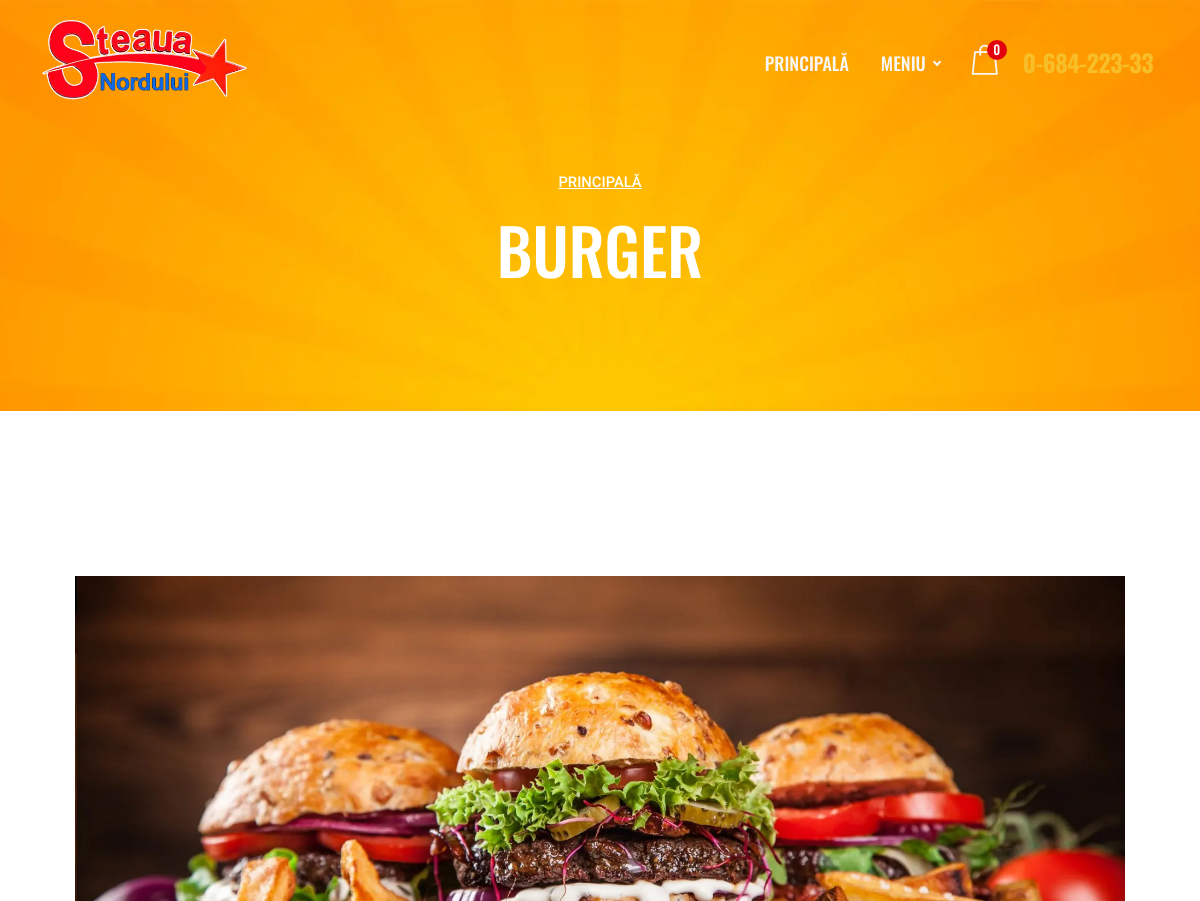
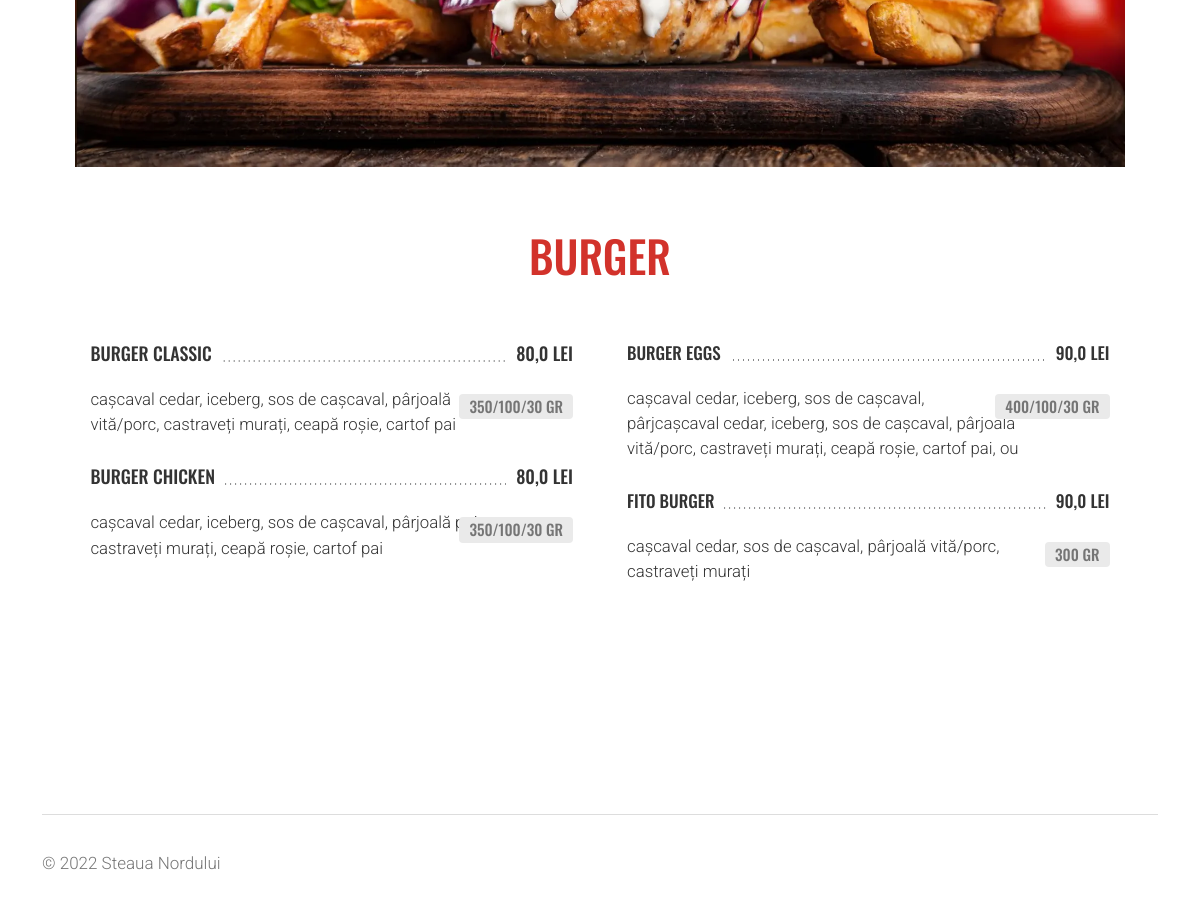
Screenshot of /burger/ with the database file from the repository (2 pictures, top to bottom).
### web/models.py (models this page shows, shortened)
class Category(models.Model):
    name = models.CharField(max_length=100, verbose_name='Наименование')
    slug = models.SlugField(unique=True, verbose_name='Псевдоним')
    parent_category = models.ForeignKey('self', null=True, blank=True, on_delete=models.CASCADE,
                                        related_name='subcategories', verbose_name='Родительская категория')
    icon = models.ImageField(upload_to='media/category_icons', blank=True, null=True, verbose_name='Иконка')
    foto = models.ImageField(upload_to='media/category_fotos', blank=True, null=True, verbose_name='Фото')
    class Meta:
        verbose_name = 'Категория'
        verbose_name_plural = 'Категории меню'
    def get_absolute_url(self):
        return reverse('category_detail', kwargs={'category_slug': self.slug})

class Product(models.Model):
    category = models.ForeignKey('Category', on_delete=models.SET_NULL, null=True, verbose_name='Категория')
    name = models.CharField(max_length=100, verbose_name='Наименование млд.')
    name_ru = models.CharField(max_length=100, verbose_name='Наименование рус.', blank=True, null=True)
    slug = models.SlugField(unique=True, verbose_name='Псевдоним')
    composition = models.CharField(max_length=250, verbose_name='Состав млд.', blank=True, null=True)
    composition_ru = models.CharField(max_length=250, verbose_name='Состав рус.', blank=True, null=True)
    volume_choice = models.ForeignKey('Volume', on_delete=models.SET_NULL, blank=True, null=True,
                                      verbose_name='Ед. изм')
    volume_1 = models.CharField(max_length=100, verbose_name='Объем/Вес', blank=True, null=True)
    price_1 = models.FloatField(verbose_name='Цена')
    image = models.ImageField(upload_to='media/images', blank=True, null=True, verbose_name='Фото')
    class Meta:
        verbose_name = 'Блюдо'
        verbose_name_plural = 'Блюда'
    def get_absolute_url(self):
        return reverse('product_detail', kwargs={'category_slug': self.category.slug, 'product_slug': self.slug})

class Volume(models.Model):
    name = models.CharField(max_length=4, blank=True, null=True, verbose_name='Наименование')
    class Meta:
        verbose_name = 'Ед. изм.'
        verbose_name_plural = 'Единицы имз.'
    def __str__(self):
        return self.name

### web/views.py (the view, shortened to what this page needs)
# urls.py: path('<str:category_slug>/', CategoryDetailView.as_view(), name='category_detail'),
class CategoryDetailView(views.generic.DetailView):
    model = Category
    template_name = 'category_detail.html'
    slug_url_kwarg = 'category_slug'
    context_object_name = 'category'
    def get_context_data(self, **kwargs):
        context = super().get_context_data(**kwargs)
        category = self.get_object()
        products = Product.objects.filter(category=category)
        total_products = len(products)
        half = total_products // 2
        left_products = products[:half + (total_products % 2)]
        right_products = products[half + (total_products % 2):]
        cart = Cart(self.request)
        cart_items_count = len(cart)  # Получаем количество товаров в корзине
        context['cart_items_count'] = cart_items_count
        context['left_products'] = left_products
        context['right_products'] = right_products
        subcategories = category.subcategories.all()
        subcategories_data = []
        context['subcategories_data'] = subcategories_data
        categories = Category.objects.all()
        context['categories'] = categories
        return context

### web/cart.py (called while the page is built)
    def __len__(self):
        return sum(item['quantity'] for item in self.cart.values())

### templates/category_detail.html
{% extends 'base.html' %}
{% load static %}
{% block content %}
		<div id="page" class="page">
			<div id="menu-page" class="page-hero-section division">
				<div class="container">
					<div class="row">
						<div class="col-lg-10 offset-lg-1">
							<div class="hero-txt text-center white-color">
								<div id="breadcrumb">
									<div class="row">
										<div class="col">
											<div class="breadcrumb-nav">
												<nav aria-label="breadcrumb">
												  	<ol class="breadcrumb">
												    	<li class="breadcrumb-item"><a href="{% url 'index' %}">Principală</a></li>
												  	</ol>
												</nav>
											</div>
										</div>
									</div>
								</div>
								<h2 class="h2-xl">{{ category.name }}</h2>
							</div>
						</div>
					</div>
				</div>
			</div>
			<section id="menu-3" class="wide-100 menu-section division">
    <div class="container">
        <div class="menu-3-img mb-60">
            <div class="row">
                <div class="col-md-12">
                    {% if category.foto and not category.parent_category %}
                    <img class="img-fluid" src="{{ category.foto.url }}" alt="menu-image">
                    {% else %}
                    <img class="img-fluid" src="{% static 'placeholder.webp' %}" alt="menu-image">
                    {% endif %}
                </div>
            </div>
        </div>
        <div class="menu-3-wrapper item-data-meat-hover">
            <div class="row">
                <div class="col-md-12">
                    {% if not category.parent_category %}
                    <div class="menu-3-title"><h3 class="h3-md meat-color">{{ category.name }}</h3></div>
                    {% else %}
                    <div class="menu-3-title"><h4 class="h4-md">{{ category.subcategory.name }}</h4></div>
                    {% endif %}
                </div>
            </div>
            <div class="row">
                {% if category.subcategories.exists %}
                {% for subcategory_data in subcategories_data %}
                <div class="col-md-12">
                    <div class="menu-3-title"><h4 class="h4-md">{{ subcategory_data.subcategory.name }}</h4></div>
                </div>
                <div class="col-lg-6">
                    <div class="menu-3-txt">
                        <ul class="menu-3-list">
                            {% for product in subcategory_data.left_products %}
                            <li class="menu-3-item">
                                <a href="{{ product.get_absolute_url }}">
                                    <div class="menu-title-wrapper rel">
                                        <div class="menu-item-title"><h6 class="h6-xs">{{ product.name }}</h6></div>
                                        <div class="menu-item-dots"></div>
                                        <div class="menu-item-price"><h6 class="h6-xs">{{ product.price_1 }} Lei</h6></div>
                                        <div class="menu-3-item-data bg-grey"><h6 class="h6-xs grey-color">{{ product.volume_1 }}{% if product.volume_choice %} {{ product.volume_choice }}{% endif %}</h6></div>
                                    </div>
                                    {% if product.composition %}
                                    <div class="menu-item-desc">
                                        <p>{{ product.composition }}</p>
                                    </div>
                                    {% endif %}
                                </a>
                            </li>
                            {% endfor %}
                        </ul>
                    </div>
                </div>
                <div class="col-lg-6">
                    <div class="menu-3-txt">
                        <ul class="menu-3-list">
                            {% for product in subcategory_data.right_products %}
                            <li class="menu-3-item">
                                <a href="{{ product.get_absolute_url }}">
                                    <div class="menu-title-wrapper rel">
                                        <div class="menu-item-title"><h6 class="h6-xs">{{ product.name }}</h6></div>
                                        <div class="menu-item-dots"></div>
                                        <div class="menu-item-price"><h6 class="h6-xs">{{ product.price_1 }}{% if product.price_2%}/{{ product.price_2 }}{% endif %} lei</h6></div>
                                        <div class="menu-3-item-data bg-grey"><h6 class="h6-xs grey-color">{{ product.volume_1 }}{% if product.volume_choice %} {{ product.volume_choice }}{% endif %}</h6></div>
                                    </div>
                                    {% if product.composition %}
                                    <div class="menu-item-desc">
                                        <p>{{ product.composition }}</p>
                                    </div>
                                    {% endif %}
                                </a>
                            </li>
                            {% endfor %}
                        </ul>
                    </div>
                </div>
                {% endfor %}
                {% else %}
                <div class="col-lg-6">
                    <div class="menu-3-txt">
                        <ul class="menu-3-list">
                            {% for product in left_products %}
                            <li class="menu-3-item">
                                <a href="{{ product.get_absolute_url }}">
                                    <div class="menu-title-wrapper rel">
                                        <div class="menu-item-title"><h6 class="h6-sm">{{ product.name }}</h6></div>
                                        <div class="menu-item-dots"></div>
                                        <div class="menu-item-price"><h6 class="h6-sm">{{ product.price_1 }}{% if product.price_2%}/{{ product.price_2 }}{% endif %} lei</h6></div>
                                        <div class="menu-3-item-data bg-grey"><h6 class="h6-xs grey-color">{{ product.volume_1 }}{% if product.volume_2 %}/{{ product.volume_2 }}{% endif %}{% if product.volume_choice %} {{ product.volume_choice }}{% endif %}</h6></div>
                                    </div>
                                    {% if product.composition %}
                                    <div class="menu-item-desc">
                                        <p>{{ product.composition }}</p>
                                    </div>
                                    {% endif %}
                                </a>
                            </li>
                            {% endfor %}
                        </ul>
                    </div>
                </div>
                <div class="col-lg-6">
                    <div class="menu-3-txt">
                        <ul class="menu-3-list">
                            {% for product in right_products %}
                            <li class="menu-3-item">
                                <a href="{{ product.get_absolute_url }}">
                                    <div class="menu-title-wrapper rel">
                                        <div class="menu-item-title"><h6 class="h6-xs">{{ product.name }}</h6></div>
                                        <div class="menu-item-dots"></div>
                                        <div class="menu-item-price"><h6 class="h6-xs">{{ product.price_1 }}{% if product.price_2%}/{{ product.price_2 }}{% endif %} lei</h6></div>
                                        <div class="menu-3-item-data bg-grey"><h6 class="h6-xs grey-color">{{ product.volume_1 }}{% if product.volume_2 %}/{{ product.volume_2 }}{% endif %}{% if product.volume_choice %} {{ product.volume_choice }}{% endif %}</h6></div>
                                    </div>
                                    {% if product.composition %}
                                    <div class="menu-item-desc">
                                        <p>{{ product.composition }}</p>
                                    </div>
                                    {% endif %}
                                </a>
                            </li>
                            {% endfor %}
                        </ul>
                    </div>
                </div>
                {% endif %}
            </div>
        </div>
    </div>
</section>
		</div>
{% endblock %}

### rows the page displays
Category: name "BURGER", foto (picture)
Product: name "BURGER CLASSIC", price_1 "80,0", volume_1 "350/100/30", volume_choice "GR", composition "cașcaval cedar, iceberg, sos de cașcaval, pârjoală vită/porc, castraveți murați, ceapă roșie, cartof pai"
Product: name "BURGER CHICKEN", price_1 "80,0", volume_1 "350/100/30", volume_choice "GR", composition "cașcaval cedar, iceberg, sos de cașcaval, pârjoală pui, castraveți murați, ceapă roșie, cartof pai"
Product: name "BURGER EGGS", price_1 "90,0", volume_1 "400/100/30", volume_choice "GR", composition "cașcaval cedar, iceberg, sos de cașcaval, pârjcașcaval cedar, iceberg, sos de cașcaval, pârjoală vită/porc, castraveți murați, ceapă roșie, cartof pai, ou"
Product: name "FITO BURGER", price_1 "90,0", volume_1 "300", volume_choice "GR", composition "cașcaval cedar, sos de cașcaval, pârjoală vită/porc, castraveți murați"

### other values shown
{{ cart_items_count }} "0"
